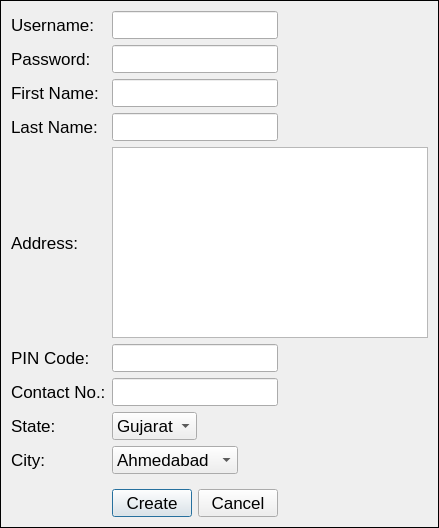
<?xml version="1.0" encoding="UTF-8"?>
<ui version="4.0">
 <class>Dialog</class>
 <widget class="QDialog" name="Dialog">
  <property name="geometry">
   <rect>
    <x>0</x>
    <y>0</y>
    <width>439</width>
    <height>528</height>
   </rect>
  </property>
  <property name="font">
   <font>
    <pointsize>13</pointsize>
   </font>
  </property>
  <property name="windowTitle">
   <string>Dialog</string>
  </property>
  <property name="styleSheet">
   <string notr="true">QDialog
{
	border:1px solid black;
}</string>
  </property>
  <layout class="QGridLayout" name="gridLayout">
   <item row="0" column="0">
    <widget class="QLabel" name="label_8">
     <property name="font">
      <font>
       <pointsize>13</pointsize>
      </font>
     </property>
     <property name="text">
      <string>Username:</string>
     </property>
    </widget>
   </item>
   <item row="0" column="1" colspan="3">
    <widget class="QLineEdit" name="lineEdit_5">
     <property name="font">
      <font>
       <pointsize>13</pointsize>
      </font>
     </property>
    </widget>
   </item>
   <item row="1" column="0">
    <widget class="QLabel" name="label_9">
     <property name="font">
      <font>
       <pointsize>13</pointsize>
      </font>
     </property>
     <property name="text">
      <string>Password:</string>
     </property>
    </widget>
   </item>
   <item row="1" column="1" colspan="3">
    <widget class="QLineEdit" name="lineEdit_6">
     <property name="font">
      <font>
       <pointsize>13</pointsize>
      </font>
     </property>
    </widget>
   </item>
   <item row="2" column="0">
    <widget class="QLabel" name="label">
     <property name="font">
      <font>
       <pointsize>13</pointsize>
      </font>
     </property>
     <property name="text">
      <string>First Name:</string>
     </property>
    </widget>
   </item>
   <item row="2" column="1" colspan="3">
    <widget class="QLineEdit" name="lineEdit">
     <property name="font">
      <font>
       <pointsize>13</pointsize>
      </font>
     </property>
    </widget>
   </item>
   <item row="3" column="0">
    <widget class="QLabel" name="label_2">
     <property name="font">
      <font>
       <pointsize>13</pointsize>
      </font>
     </property>
     <property name="text">
      <string>Last Name:</string>
     </property>
    </widget>
   </item>
   <item row="3" column="1" colspan="3">
    <widget class="QLineEdit" name="lineEdit_2">
     <property name="font">
      <font>
       <pointsize>13</pointsize>
      </font>
     </property>
    </widget>
   </item>
   <item row="4" column="0">
    <widget class="QLabel" name="label_3">
     <property name="font">
      <font>
       <pointsize>13</pointsize>
      </font>
     </property>
     <property name="text">
      <string>Address:</string>
     </property>
    </widget>
   </item>
   <item row="4" column="1" colspan="4">
    <widget class="QPlainTextEdit" name="plainTextEdit">
     <property name="font">
      <font>
       <pointsize>13</pointsize>
      </font>
     </property>
    </widget>
   </item>
   <item row="5" column="0">
    <widget class="QLabel" name="label_5">
     <property name="font">
      <font>
       <pointsize>13</pointsize>
      </font>
     </property>
     <property name="text">
      <string>PIN Code:</string>
     </property>
    </widget>
   </item>
   <item row="5" column="1" colspan="3">
    <widget class="QLineEdit" name="lineEdit_3">
     <property name="font">
      <font>
       <pointsize>13</pointsize>
      </font>
     </property>
    </widget>
   </item>
   <item row="5" column="4">
    <spacer name="horizontalSpacer">
     <property name="font">
      <font>
       <pointsize>13</pointsize>
      </font>
     </property>
     <property name="orientation">
      <enum>Qt::Horizontal</enum>
     </property>
     <property name="sizeHint" stdset="0">
      <size>
       <width>154</width>
       <height>24</height>
      </size>
     </property>
    </spacer>
   </item>
   <item row="6" column="0">
    <widget class="QLabel" name="label_4">
     <property name="font">
      <font>
       <pointsize>13</pointsize>
      </font>
     </property>
     <property name="text">
      <string>Contact No.:</string>
     </property>
    </widget>
   </item>
   <item row="6" column="1" colspan="3">
    <widget class="QLineEdit" name="lineEdit_4">
     <property name="font">
      <font>
       <pointsize>13</pointsize>
      </font>
     </property>
    </widget>
   </item>
   <item row="6" column="4">
    <spacer name="horizontalSpacer_2">
     <property name="font">
      <font>
       <pointsize>13</pointsize>
      </font>
     </property>
     <property name="orientation">
      <enum>Qt::Horizontal</enum>
     </property>
     <property name="sizeHint" stdset="0">
      <size>
       <width>154</width>
       <height>24</height>
      </size>
     </property>
    </spacer>
   </item>
   <item row="7" column="0">
    <widget class="QLabel" name="label_7">
     <property name="font">
      <font>
       <pointsize>13</pointsize>
      </font>
     </property>
     <property name="text">
      <string>State:</string>
     </property>
    </widget>
   </item>
   <item row="7" column="1">
    <widget class="QComboBox" name="comboBox">
     <property name="font">
      <font>
       <pointsize>13</pointsize>
      </font>
     </property>
     <item>
      <property name="text">
       <string>Gujarat</string>
      </property>
     </item>
    </widget>
   </item>
   <item row="7" column="2" colspan="3">
    <spacer name="horizontalSpacer_3">
     <property name="font">
      <font>
       <pointsize>13</pointsize>
      </font>
     </property>
     <property name="orientation">
      <enum>Qt::Horizontal</enum>
     </property>
     <property name="sizeHint" stdset="0">
      <size>
       <width>234</width>
       <height>24</height>
      </size>
     </property>
    </spacer>
   </item>
   <item row="8" column="0">
    <widget class="QLabel" name="label_6">
     <property name="font">
      <font>
       <pointsize>13</pointsize>
      </font>
     </property>
     <property name="text">
      <string>City:</string>
     </property>
    </widget>
   </item>
   <item row="8" column="1" colspan="2">
    <widget class="QComboBox" name="comboBox_2">
     <property name="font">
      <font>
       <pointsize>13</pointsize>
      </font>
     </property>
     <item>
      <property name="text">
       <string>Ahmedabad</string>
      </property>
     </item>
    </widget>
   </item>
   <item row="8" column="3" colspan="2">
    <spacer name="horizontalSpacer_4">
     <property name="font">
      <font>
       <pointsize>13</pointsize>
      </font>
     </property>
     <property name="orientation">
      <enum>Qt::Horizontal</enum>
     </property>
     <property name="sizeHint" stdset="0">
      <size>
       <width>193</width>
       <height>24</height>
      </size>
     </property>
    </spacer>
   </item>
   <item row="9" column="1">
    <spacer name="verticalSpacer">
     <property name="font">
      <font>
       <pointsize>13</pointsize>
      </font>
     </property>
     <property name="orientation">
      <enum>Qt::Vertical</enum>
     </property>
     <property name="sizeHint" stdset="0">
      <size>
       <width>20</width>
       <height>10</height>
      </size>
     </property>
    </spacer>
   </item>
   <item row="10" column="1" colspan="3">
    <layout class="QHBoxLayout" name="horizontalLayout">
     <item>
      <widget class="QPushButton" name="pushButton">
       <property name="font">
        <font>
         <pointsize>13</pointsize>
        </font>
       </property>
       <property name="text">
        <string>Create</string>
       </property>
      </widget>
     </item>
     <item>
      <widget class="QPushButton" name="pushButton_2">
       <property name="font">
        <font>
         <pointsize>13</pointsize>
        </font>
       </property>
       <property name="text">
        <string>Cancel</string>
       </property>
      </widget>
     </item>
    </layout>
   </item>
  </layout>
 </widget>
 <resources/>
 <connections/>
</ui>
